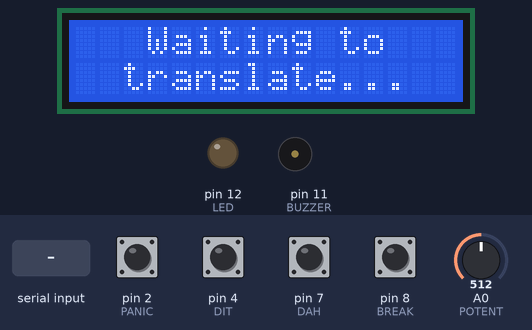
A sketch run on a simulated Arduino Uno, built with avr-gcc and run on an emulated ATmega328P. On the bench: 16×2 character LCD, output pins drawn as LEDs (lit = HIGH), buzzer (waves = sounding). Dashed ring = blinking. The inputs (shaded band) are chosen by the test bench; at power-on: pin 2 (PANIC), pin 4 (DIT), pin 7 (DAH), pin 8 (BREAK) HIGH, A0 (POTENT) = 512. What the sketch prints to the serial monitor is not drawn.

Above: at 1.2 s.
1.3 s: pin 2 (PANIC) pulled LOW for 0.15 s
At 4.3 s:
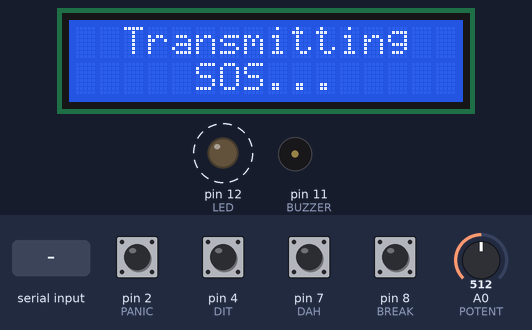
4.4 s: A0 (POTENT) set to 122
At 5.8 s:
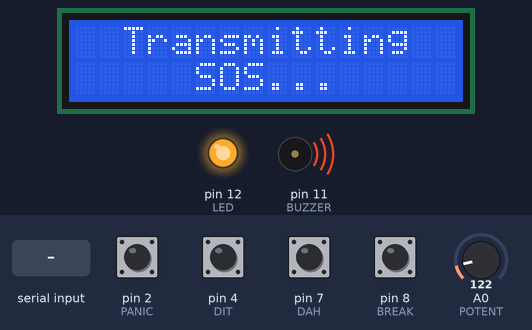
5.9 s: pin 2 (PANIC) pulled LOW for 1 s
At 6.17 s:
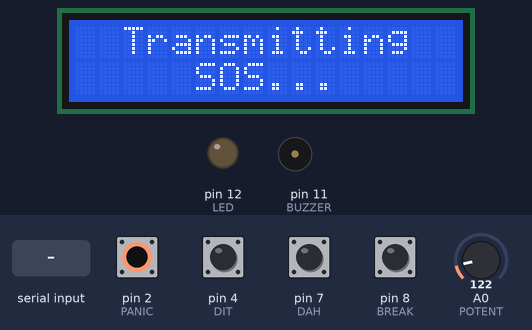
8.4 s: ",\n" received over Serial
9.9 s: pin 8 (BREAK) pulled LOW for 0.15 s
At 11.3 s:
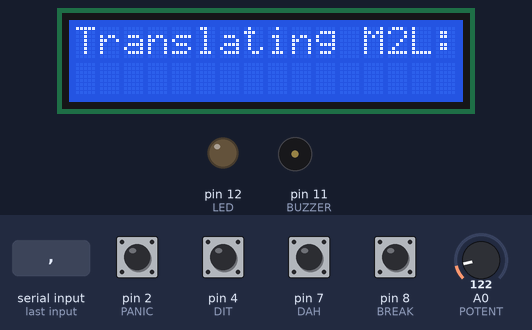
11.6 s: pin 8 (BREAK) pulled LOW for 1 s
Timing chart, 0 to 14.6 s (numbered marks = the images above; inputs shaded):
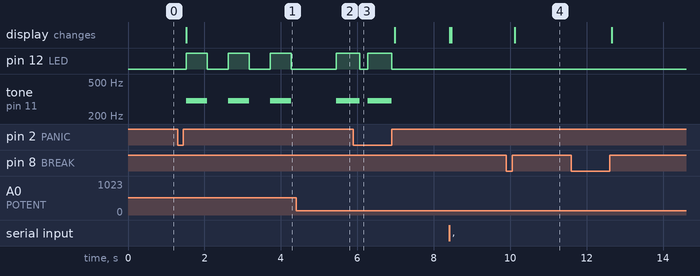

Measured:
- after the input at 1.3 s, pin 12 (LED): alternates HIGH for 0.55 s and LOW for 0.55 s, starting after 0.23 s; tone on pin 11 (BUZZER): alternates 300 Hz for 0.55 s and silent for 0.55 s, starting after 0.23 s; the display: changes after 0.23 s (image 1)
- after the input at 4.4 s, pin 12 (LED): LOW → HIGH after 1.0 s; tone on pin 11 (BUZZER): silent → 300 Hz after 1.0 s
- after the input at 5.9 s, pin 12 (LED): goes on until 6.9 s, then stays LOW; tone on pin 11 (BUZZER): goes on until 6.9 s, then stays silent
- after the input at 9.9 s, the display: changes after 0.22 s (image 4)

The sketch:

main.ino
```cpp
#include <Wire.h>
#include <LiquidCrystal_I2C.h>

LiquidCrystal_I2C lcd(0x27,16,2);

#define PANIC 2
#define DIT 4
#define DAH 7
#define BREAK 8
#define BUZZER 11
#define LED 12
#define POTENT A0
#define FREQ 300

#define SOS "...,---,...;"

#define VERBOSE false

String morse_alphabet[] = {
  ".-", "-...", "-.-.",         //ABC
  "-..", ".", "..-.",           //DEF
  "--.", "....", "..",          //GHI
  ".---", "-.-", ".-..",        //JKL
  "--", "-.", "---",            //MNO
  ".--.", "--.-", ".-.", "...", //PQRS
  "-", "..-", "...-",           //TUV
  ".--", "-..-", "-.--", "--.." //WXYZ
};

String translate_c2m(char c) {
  if (c >= 'a' && c <= 'z') {
    return morse_alphabet[c - 'a'];
  }
  else if (c >= 'A' && c <= 'Z') {
    return morse_alphabet[c - 'A'];
  }
}

char translate_m2c(String morse) {
  for (int i = 0; i < 26; i++) {
    if (morse == morse_alphabet[i]) {
      return ('A' + i);
    }
  }
  return '\n';
}

String sentence2morse(String sentence) {
  String result = "";
  int len = sentence.length();

  for (int i = 0; i < len; i++) {
    if (sentence.charAt(i) == ' ') {
      result += ';';
      continue;
    }
    result += translate_c2m(sentence.charAt(i));
    if (i != len - 1 && sentence.charAt(i + 1) != ' ')
      result += ',';
  }
  return result;
}

String morse2sentence(String morse) {
  String sentence = "";
  String code = "" + morse;
  String temp = "";

  code.replace(",,,", "");
  code.replace(",,", ";");

  int len = code.length();

  for (int i = 0; i < len; i++) {
    if (i == len - 1 || code.charAt(i) == ',' || code.charAt(i) == ';') {
      if (i == len - 1)
        temp += code.charAt(i);
      for (int j = 0; j < 26; j++) {
        if (temp == morse_alphabet[j]) {
          char c = 'A';
          c += j;
          sentence += c;
          temp = "";
          if (code.charAt(i) == ';')
            sentence += ' ';
        }
      }
    }
    else
      temp += code.charAt(i);
  }

  return sentence;
}

int panicButtonState;
int lastPanicButtonState;
unsigned long lastPanicDebounceTime = 0;

int ditButtonState;
int lastDitButtonState = HIGH;
unsigned long lastDitDebounceTime = 0;

int dahButtonState;
int lastDahButtonState = HIGH;
unsigned long lastDahDebounceTime = 0;

int breakButtonState;
int lastBreakButtonState = HIGH;
unsigned long lastBreakDebounceTime = 0;

bool panic = false;
bool translating2morse = false;
bool translating2latin = false;

unsigned long debounceDelay = 50;

void setup() {
  Serial.begin(9600);

  pinMode(PANIC, INPUT_PULLUP);
  panicButtonState = digitalRead(PANIC);
  lastPanicButtonState = panicButtonState;
  pinMode(DIT, INPUT_PULLUP);
  ditButtonState = digitalRead(DIT);
  lastDitButtonState = ditButtonState;
  pinMode(DAH, INPUT_PULLUP);
  dahButtonState = digitalRead(DAH);
  lastDahButtonState = dahButtonState;
  pinMode(BREAK, INPUT_PULLUP);
  breakButtonState = digitalRead(BREAK);
  lastBreakButtonState = breakButtonState;
  pinMode(BUZZER, OUTPUT);
  pinMode(LED, OUTPUT);
  digitalWrite(LED, LOW);

  lcd.init();
  lcd.backlight();
  lcd.clear();
  lcd.setCursor(0,0);
  lcd.print("   Waiting to");
  lcd.setCursor(0,1);
  lcd.print("  translate...");
}

String buffer = "";
String result = "";

long ptime = 0;
long ttime = 0;
int index = -1;
int potent_read;
int dit_time;
int duration;
bool up_down;
int break_count = 0;
long ltime = 0;
int lcd_index = 0;

void loop() {
  // Panic button debounce
  int readingPanic = digitalRead(PANIC);
  if (readingPanic != lastPanicButtonState)
    lastPanicDebounceTime = millis();

  if ((millis() - lastPanicDebounceTime) > debounceDelay) {
    if (readingPanic != panicButtonState) {
      panicButtonState = readingPanic;

      if (panicButtonState == HIGH) {
        panic = !panic;
        noTone(BUZZER);
        lcd.clear();
        digitalWrite(LED, LOW);
        if (!panic) {
          translating2morse = false;
          result = "";
          index = -1;
          lcd_index = 0;

          lcd.setCursor(0,0);
          lcd.print("   Waiting to");
          lcd.setCursor(0,1);
          lcd.print("  translate...");
        }
        else {
          if (translating2latin) {
            lcd_index = 0;
            Serial.println("Aborting translation...");
          }
          buffer = "";
          result = SOS;
          translating2morse = true;
          translating2latin = false;
          index = 0;
          up_down = true;
          duration = 0;
          ttime = millis();

          lcd.setCursor(0,0);
          lcd.print("  Transmitting");
          lcd.setCursor(0,1);
          lcd.print("     SOS...");
        }
      }
    }
  }
  lastPanicButtonState = readingPanic;


  // Break button debounce + start morse to latin translation
  if (!panic && !translating2morse && !translating2latin) {
    int readingBreak = digitalRead(BREAK);
    if (readingBreak != lastBreakButtonState)
      lastBreakDebounceTime = millis();

    if ((millis() - lastBreakDebounceTime) > debounceDelay) {
      if (readingBreak != breakButtonState) {
        breakButtonState = readingBreak;

        if (breakButtonState == HIGH) {
          translating2latin = true;
          break_count = 0;
          lcd_index = 0;
          lcd.clear();
          lcd.setCursor(0,0);
          lcd.print("Translating M2L:");
          lcd.setCursor(0,1);
        }
      }
    }
    lastBreakButtonState = readingBreak;
  }


  // Dit, dah, break debounce + translation
  if (!panic && translating2latin) {
    int readingDit = digitalRead(DIT);
    if (readingDit != lastDitButtonState)
      lastDitDebounceTime = millis();

    if ((millis() - lastDitDebounceTime) > debounceDelay) {
      if (readingDit != ditButtonState) {
        ditButtonState = readingDit;

        if (ditButtonState == HIGH) {
          result += '.';
          lcd.setCursor(0, 1);
          if (result.length() <= 16)
            lcd.print(result);
          else
            lcd.print(result.substring(result.length() - 16, result.length()));

          if (VERBOSE)
            Serial.println(result);
          break_count = 0;
        }
      }
    }
    lastDitButtonState = readingDit;


    int readingDah = digitalRead(DAH);
    if (readingDah != lastDahButtonState)
      lastDahDebounceTime = millis();

    if ((millis() - lastDahDebounceTime) > debounceDelay) {
      if (readingDah != dahButtonState) {
        dahButtonState = readingDah;

        if (dahButtonState == HIGH) {
          result += '-';
          lcd.setCursor(0, 1);
          if (result.length() <= 16)
            lcd.print(result);
          else
            lcd.print(result.substring(result.length() - 16, result.length()));

          if(VERBOSE)
            Serial.println(result);
          break_count = 0;
        }
      }
    }
    lastDahButtonState = readingDah;


    int readingBreak = digitalRead(BREAK);
    if (readingBreak != lastBreakButtonState)
      lastBreakDebounceTime = millis();

    if ((millis() - lastBreakDebounceTime) > debounceDelay) {
      if (readingBreak != breakButtonState) {
        breakButtonState = readingBreak;

        if (breakButtonState == HIGH) {
          result += ',';
          lcd.setCursor(0, 1);
          if (result.length() <= 16)
            lcd.print(result);
          else
            lcd.print(result.substring(result.length() - 16, result.length()));

          if (VERBOSE)
            Serial.println(result);
          break_count++;
          if (break_count == 3) {
            String temp = morse2sentence(result);
            Serial.println("Translation is " + temp);
            result = "";
            break_count = 0;
            translating2latin = false;

            lcd_index = 0;
            lcd.clear();
            lcd.setCursor(0,0);
            lcd.print("   Waiting to");
            lcd.setCursor(0,1);
            lcd.print("  translate...");
          }
        }
      }
    }
    lastBreakButtonState = readingBreak;
  }


  // Potentiometer reading
  if ((millis() - ptime) >= 100) {
    ptime = millis();
    potent_read = analogRead(POTENT);
    dit_time = map(potent_read, 0, 1023, 100, 1000);
  }

  // Non-blocking morse transmission
  if (translating2morse && ((millis() - ttime) >= duration)) {
    if (up_down) {
      if (result.charAt(index) == '.') {
        digitalWrite(LED, HIGH);
        tone(BUZZER, FREQ);
        duration = dit_time;
      }
      else if (result.charAt(index) == '-') {
        digitalWrite(LED, HIGH);
        tone(BUZZER, FREQ);
        duration = 3 * dit_time;
      }
      else if (result.charAt(index) == ',')
        duration = 2 * dit_time;
      else if (result.charAt(index) == ';')
        duration = 6 * dit_time;
    }
    else {
      noTone(BUZZER);
      digitalWrite(LED, LOW);
      duration = dit_time;
      index++;
    }

    up_down = !up_down;
    ttime = millis();
  }

  // Display scrolling
  if (translating2morse && buffer.length() > 16) {
    if ((millis() - ltime) >= 1000) {
      if (lcd_index == buffer.length() - 16)
        lcd_index = -1;
      ltime = millis();
      lcd_index++;
      lcd.setCursor(0, 1);
      lcd.print(buffer.substring(lcd_index, lcd_index + 16));
    }
  }

  // End of morse message
  if (index == result.length()) {
    if (!panic) {
      Serial.println("Finished transmitting " + buffer + ".");
      translating2morse = false;
      result = "";
      buffer = "";
      index = -1;

      lcd.clear();
      lcd.setCursor(0,0);
      lcd.print("   Waiting to");
      lcd.setCursor(0,1);
      lcd.print("  translate...");
    }
    else
      index = 0;
  }


  // Translate message from serial and initiate translating
  if (!panic && !translating2morse && Serial.available()) {
    char c = Serial.read();
    if (c == '\n') {
      Serial.println("Transmitting " + buffer + "...");
      result = sentence2morse(buffer);

      translating2morse = true;
      index = 0;
      up_down = true;
      duration = 0;
      ttime = millis();

      lcd_index = 0;
      ltime = millis();
      lcd.clear();
      lcd.setCursor(0,0);
      lcd.print("Translating L2M:");
      lcd.setCursor(0,1);
      lcd.print(buffer);
    }
    else {
      buffer += c;
    }
  }
}
```
